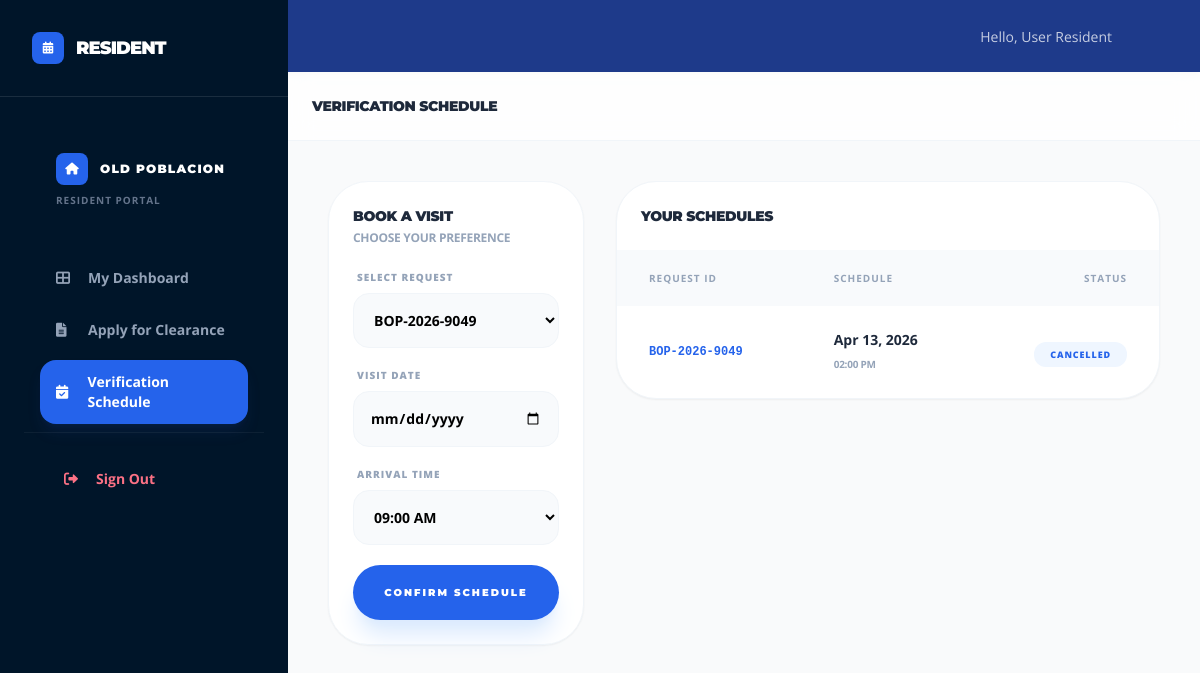
The page /resident/appointments.php (signed in) on the database its author committed.
### tables this page shows
CREATE TABLE `appointments` (
  `id` int(11) NOT NULL,
  `resident_id` int(11) NOT NULL,
  `request_id` int(11) NOT NULL,
  `appointment_date` date NOT NULL,
  `appointment_time` time NOT NULL,
  `status` enum('Scheduled','Completed','Cancelled') DEFAULT 'Scheduled',
  `created_at` timestamp NOT NULL DEFAULT current_timestamp()
);

CREATE TABLE `clearance_requests` (
  `id` int(11) NOT NULL,
  `resident_id` int(11) NOT NULL,
  `tracking_no` varchar(20) NOT NULL,
  `resident_name` varchar(100) NOT NULL,
  `document_type` varchar(100) DEFAULT NULL,
  `contact_no` varchar(20) NOT NULL,
  `email` varchar(100) DEFAULT NULL,
  `purpose` varchar(100) DEFAULT NULL,
  `status` enum('Pending','Processing','Ready for Pickup','Released') DEFAULT 'Pending',
  `applied_at` timestamp NOT NULL DEFAULT current_timestamp(),
  `updated_at` timestamp NOT NULL DEFAULT current_timestamp() ON UPDATE current_timestamp(),
  `verification_date` date DEFAULT NULL
);

### resident/appointments.php (the view, shortened to what this page needs)
<?php
require_once('../includes/config.php');
include('../includes/header.php');
$rid = $_SESSION['resident_id'];
?>
<!DOCTYPE html>
<html lang="en">
<head>
    <script src="https://cdn.tailwindcss.com"></script>
    <link href="https://cdnjs.cloudflare.com/ajax/libs/font-awesome/6.0.0/css/all.min.css" rel="stylesheet">
</head>
<body class="bg-[#F8FAFC] antialiased text-slate-900">
    <aside class="hidden lg:flex flex-col w-72 bg-[#001529] h-screen fixed left-0 top-0 text-white z-50">
        <div class="p-8 border-b border-white/10 flex items-center gap-3">
             <div class="w-8 h-8 bg-blue-600 rounded-lg flex items-center justify-center">
                <i class="fas fa-calendar-alt text-xs"></i>
             </div>
             <h1 class="heading text-lg font-black tracking-tighter uppercase">RESIDENT</h1>
        </div>
        <nav class="flex-1 p-6 space-y-2">
            <?php include('../includes/resident_sidebar.php'); ?>
        </nav>
    </aside>
    <main class="lg:ml-72 min-h-screen flex flex-col pb-24 lg:pb-0">
        <header class="bg-white/80 backdrop-blur-md sticky top-0 z-40 border-b border-slate-100 p-4 md:p-6">
            <h2 class="heading text-sm font-black text-slate-800 uppercase tracking-tight">Verification Schedule</h2>
        </header>
        <div class="p-5 md:p-10 max-w-6xl mx-auto w-full">
            <div class="grid grid-cols-1 lg:grid-cols-12 gap-8">
                <div class="lg:col-span-4 order-2 lg:order-1">
                    <div class="bg-white p-6 rounded-[2.5rem] border border-slate-100 shadow-sm sticky top-24">
                        <div class="mb-6">
                            <h3 class="heading text-sm font-black text-slate-800 uppercase tracking-tight">Book a Visit</h3>
                            <p class="text-xs text-slate-400 font-bold mt-1 uppercase tracking-tight">Choose your preference</p>
                        </div>
                        <form action="" method="POST" class="space-y-5">
                            <div>
                                <label class="block text-[10px] font-black uppercase text-slate-400 tracking-widest mb-2 px-1">Select Request</label>
                                <select name="request_id" required class="w-full p-4 bg-slate-50 border border-slate-100 rounded-2xl text-sm font-bold outline-none focus:ring-4 focus:ring-blue-500/5 transition-all">
                                    <?php
                                    $reqs = $conn->query("SELECT id, tracking_no FROM clearance_requests WHERE resident_id = $rid AND status != 'Completed'");
                                    if($reqs->num_rows > 0):
                                        while($r = $reqs->fetch_assoc()):
                                    ?>
                                    <option value="<?php echo $r['id']; ?>"><?php echo $r['tracking_no']; ?></option>
                                    <?php endwhile; else: ?>
                                    <option disabled>No active requests</option>
                                    <?php endif; ?>
                                </select>
                            </div>
                            <div>
                                <label class="block text-[10px] font-black uppercase text-slate-400 tracking-widest mb-2 px-1">Visit Date</label>
                                <input type="date" name="apt_date" min="<?php echo date('Y-m-d'); ?>" required
                                       class="w-full p-4 bg-slate-50 border border-slate-100 rounded-2xl text-sm font-bold outline-none focus:ring-4 focus:ring-blue-500/5 transition-all">
                            </div>
                            <div>
                                <label class="block text-[10px] font-black uppercase text-slate-400 tracking-widest mb-2 px-1">Arrival Time</label>
                                <select name="apt_time" required class="w-full p-4 bg-slate-50 border border-slate-100 rounded-2xl text-sm font-bold outline-none focus:ring-4 focus:ring-blue-500/5 transition-all">
                                    <option value="09:00:00">09:00 AM</option>
                                </select>
                            </div>
                            <button type="submit" name="schedule_apt" class="w-full bg-blue-600 text-white py-5 rounded-[2rem] heading text-[10px] font-black uppercase tracking-[0.2em] shadow-xl shadow-blue-100 active:scale-95 transition-all">
                                Confirm Schedule
                            </button>
                        </form>
                    </div>
                </div>
                <div class="lg:col-span-8 order-1 lg:order-2">
                    <div class="bg-white rounded-[2.5rem] border border-slate-100 shadow-sm overflow-hidden">
                        <div class="p-6 border-b border-slate-50">
                            <h2 class="heading text-sm font-black text-slate-800 uppercase tracking-tight">Your Schedules</h2>
                        </div>
                        <div class="overflow-x-auto">
                            <table class="w-full text-left">
                                <thead class="bg-slate-50 text-[10px] font-black uppercase text-slate-400 tracking-widest">
                                    <tr>
                                        <th class="px-8 py-5">Request ID</th>
                                        <th class="px-8 py-5">Schedule</th>
                                        <th class="px-8 py-5 text-right">Status</th>
                                    </tr>
                                </thead>
                                <tbody class="divide-y divide-slate-50">
                                    <?php
                                    $apts = $conn->query("SELECT a.*, c.tracking_no FROM appointments a JOIN clearance_requests c ON a.request_id = c.id WHERE a.resident_id = $rid ORDER BY a.appointment_date ASC");
                                    if($apts->num_rows > 0):
                                        while($row = $apts->fetch_assoc()):
                                    ?>
                                    <tr class="hover:bg-slate-50/50 transition-colors">
                                        <td class="px-8 py-6 font-mono text-xs font-bold text-blue-600"><?php echo $row['tracking_no']; ?></td>
                                        <td class="px-8 py-6">
                                            <span class="block text-sm font-bold text-slate-800"><?php echo date('M d, Y', strtotime($row['appointment_date'])); ?></span>
                                            <span class="text-[10px] text-slate-400 font-bold uppercase tracking-tight"><?php echo date('h:i A', strtotime($row['appointment_time'])); ?></span>
                                        </td>
                                        <td class="px-8 py-6 text-right">
                                            <span class="px-4 py-1.5 rounded-xl text-[9px] font-black uppercase tracking-widest bg-blue-50 text-blue-600">
                                                <?php echo $row['status']; ?>
                                            </span>
                                        </td>
                                    </tr>
                                    <?php endwhile; endif; ?>
                                </tbody>
                            </table>
                        </div>
                    </div>
                </div>
            </div>
        </div>
    </main>
    <?php include('../includes/footer.php'); ?>
</body>
</html>

### resident/appointments.php (style rules this page uses)
body { font-family: 'Open Sans', sans-serif; -webkit-tap-highlight-color: transparent; }
.heading { font-family: 'Montserrat', sans-serif; }

### rows shown on the page
appointments: request.tracking_no "BOP-2026-9049", appointment_date "Apr 13, 2026", appointment_time "02:00 PM", status "CANCELLED"

### other values the page prints
$_SESSION['username'] "User Resident"
form field request_id "BOP-2026-9049"
